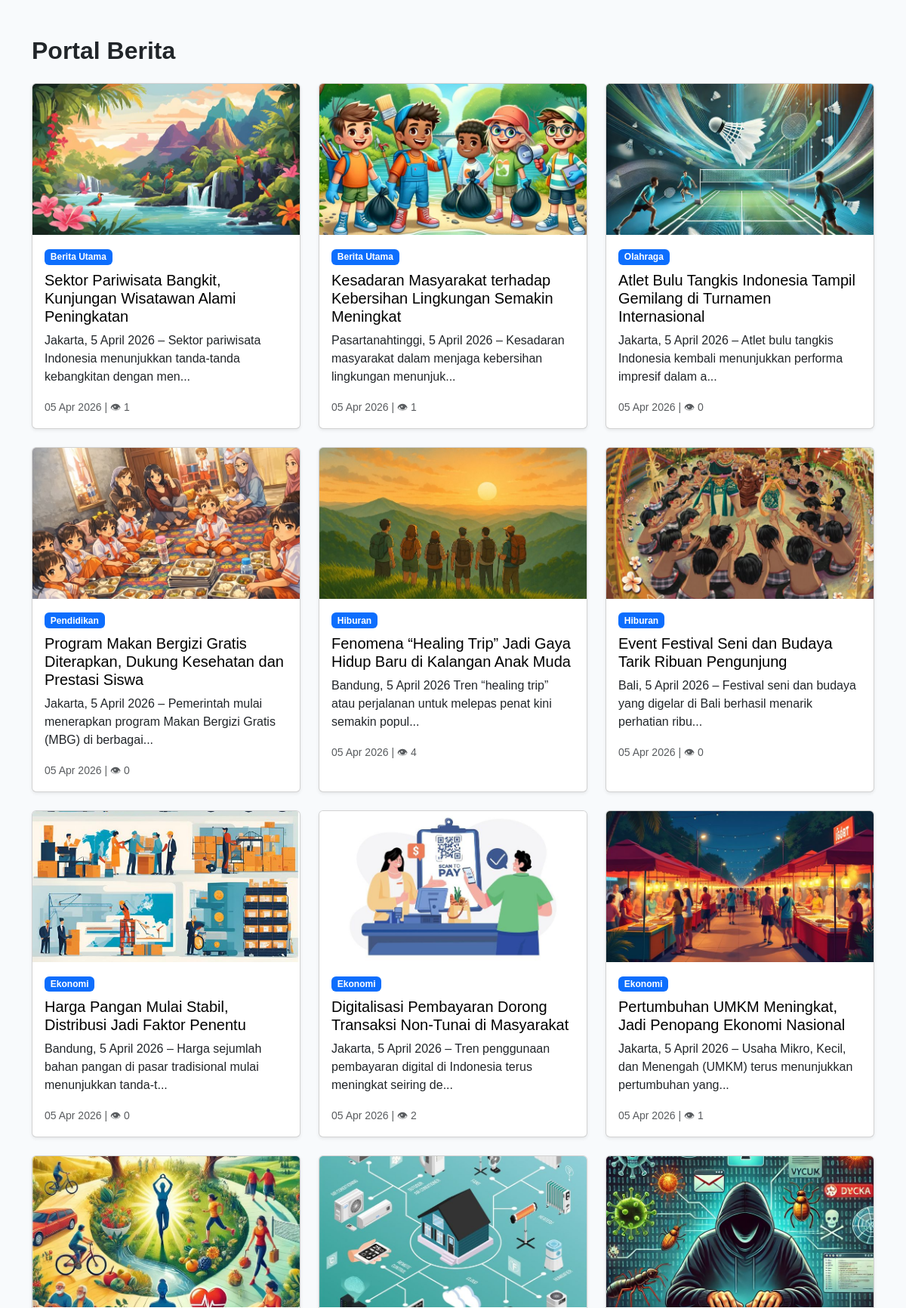
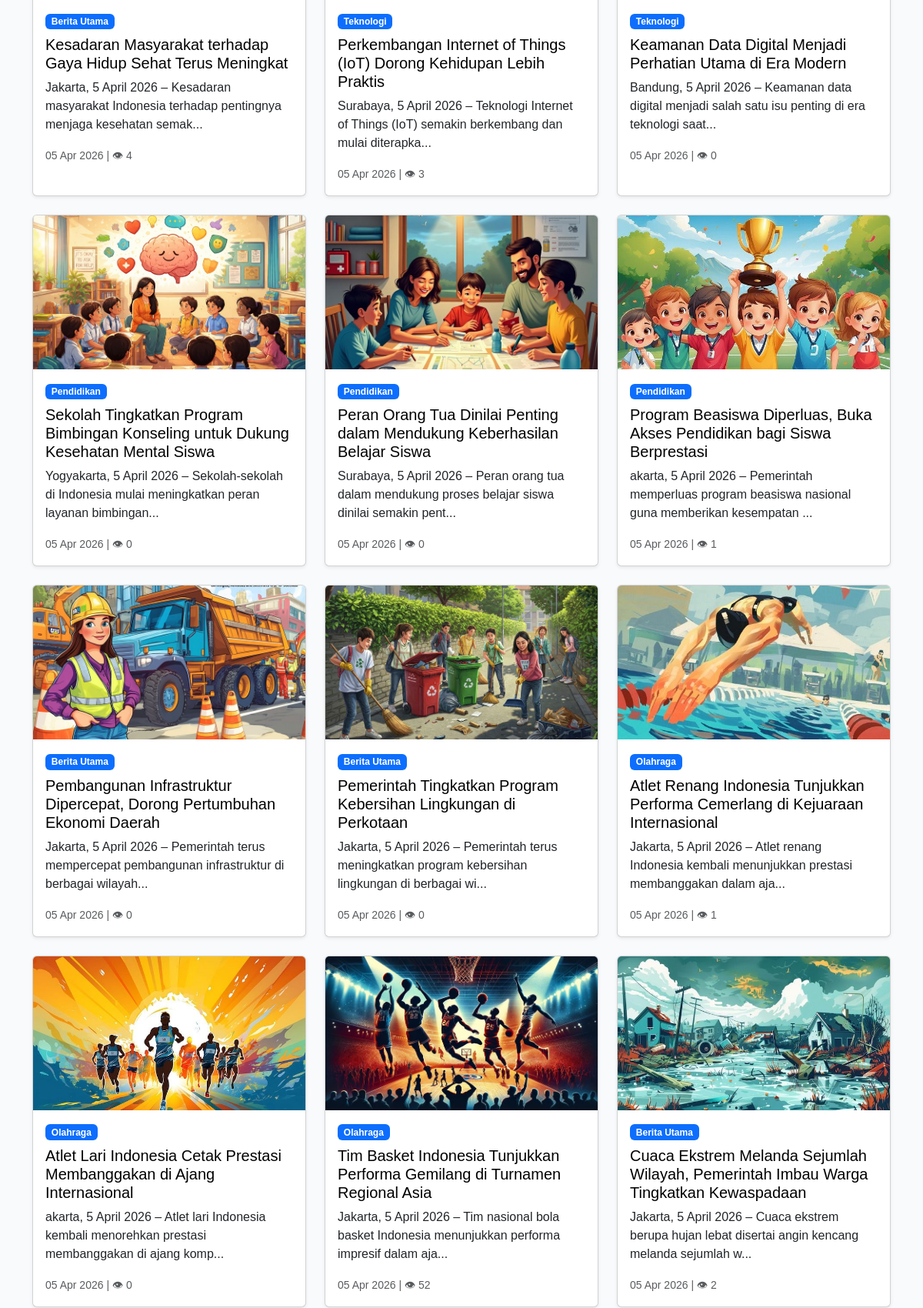
The page /admin/publikasi.php (upper part) on the database its author committed (2 pictures, top to bottom).
### tables this page shows
CREATE TABLE `artikel` (
  `id_artikel` int(11) NOT NULL,
  `judul` varchar(200) DEFAULT NULL,
  `isi` text DEFAULT NULL,
  `gambar` varchar(200) DEFAULT NULL,
  `tanggal` datetime DEFAULT NULL,
  `status` enum('publish','draft') DEFAULT 'draft',
  `id_kategori` int(11) DEFAULT NULL,
  `id_user` int(11) DEFAULT NULL,
  `views` int(11) DEFAULT 0
);

CREATE TABLE `kategori` (
  `id_kategori` int(11) NOT NULL,
  `nama_kategori` varchar(100) DEFAULT NULL
);

### admin/publikasi.php (the view, shortened to what this page needs)
<?php
include 'koneksi.php';
?>
<!DOCTYPE html>
<html lang="id">
<head>
    <link href="https://cdn.jsdelivr.net/npm/bootstrap@5.3.0/dist/css/bootstrap.min.css" rel="stylesheet">
</head>
<body style="background:#f8fafc; font-family: 'Plus Jakarta Sans', sans-serif;">
<div class="container py-5">
    <h2 class="mb-4 fw-bold">Portal Berita</h2>
    <div class="row">
    <?php
    $sql = "SELECT artikel.*, kategori.nama_kategori
            FROM artikel
            LEFT JOIN kategori ON artikel.id_kategori = kategori.id_kategori
            ORDER BY artikel.id_artikel DESC";
    $query = mysqli_query($conn, $sql);
    while($row = mysqli_fetch_assoc($query)) {
    ?>
    <div class="col-md-4 mb-4">
        <div class="card shadow-sm h-100">
            <?php if(!empty($row['gambar'])) { ?>
                <img src="gambar/<?php echo $row['gambar']; ?>" class="card-img-top" style="height:200px; object-fit:cover;">
            <?php } else { ?>
                <img src="gambar/default.jpg" class="card-img-top" style="height:200px;">
            <?php } ?>
            <div class="card-body">
                <span class="badge bg-primary mb-2">
                    <?php echo $row['nama_kategori'] ?? 'Tidak ada kategori'; ?>
                </span>
                <h5>
                    <a href="detail_berita.php?id=<?php echo $row['id_artikel']; ?>" style="text-decoration:none; color:black;">
                        <?php echo $row['judul']; ?>
                    </a>
                </h5>
                <p>
                    <?php echo substr(strip_tags($row['isi']), 0, 100); ?>...
                </p>
                <small class="text-muted">
                    <?php echo date('d M Y', strtotime($row['tanggal'])); ?> |
                    👁 <?php echo $row['views']; ?>
                </small>
            </div>
        </div>
    </div>
    <?php } ?>
    </div>
</div>
</body>
</html>

### rows shown on the page
artikel: gambar (picture), id_kategori.nama_kategori "Berita Utama", judul "Sektor Pariwisata Bangkit, Kunjungan Wisatawan Alami Peningkatan", isi "Jakarta, 5 April 2026 – Sektor pariwisata Indonesia menunjukkan tanda-tanda kebangkitan dengan men", tanggal "05 Apr 2026", views "1"
artikel: gambar (picture), id_kategori.nama_kategori "Berita Utama", judul "Kesadaran Masyarakat terhadap Kebersihan Lingkungan Semakin Meningkat", isi "Pasartanahtinggi, 5 April 2026 – Kesadaran masyarakat dalam menjaga kebersihan lingkungan menunjuk", tanggal "05 Apr 2026", views "1"
artikel: gambar (picture), id_kategori.nama_kategori "Olahraga", judul "Atlet Bulu Tangkis Indonesia Tampil Gemilang di Turnamen Internasional", isi "Jakarta, 5 April 2026 – Atlet bulu tangkis Indonesia kembali menunjukkan performa impresif dalam a", tanggal "05 Apr 2026", views "0"
artikel: gambar (picture), id_kategori.nama_kategori "Pendidikan", judul "Program Makan Bergizi Gratis Diterapkan, Dukung Kesehatan dan Prestasi Siswa", isi "Jakarta, 5 April 2026 – Pemerintah mulai menerapkan program Makan Bergizi Gratis (MBG) di berbagai", tanggal "05 Apr 2026", views "0"
artikel: gambar (picture), id_kategori.nama_kategori "Hiburan", judul "Fenomena “Healing Trip” Jadi Gaya Hidup Baru di Kalangan Anak Muda", isi "Bandung, 5 April 2026 Tren “healing trip” atau perjalanan untuk melepas penat kini semakin popul", tanggal "05 Apr 2026", views "4"
artikel: gambar (picture), id_kategori.nama_kategori "Hiburan", judul "Event Festival Seni dan Budaya Tarik Ribuan Pengunjung", isi "Bali, 5 April 2026 – Festival seni dan budaya yang digelar di Bali berhasil menarik perhatian ribu", tanggal "05 Apr 2026", views "0"
artikel: gambar (picture), id_kategori.nama_kategori "Ekonomi", judul "Harga Pangan Mulai Stabil, Distribusi Jadi Faktor Penentu", isi "Bandung, 5 April 2026 – Harga sejumlah bahan pangan di pasar tradisional mulai menunjukkan tanda-t", tanggal "05 Apr 2026", views "0"
artikel: gambar (picture), id_kategori.nama_kategori "Ekonomi", judul "Digitalisasi Pembayaran Dorong Transaksi Non-Tunai di Masyarakat", isi "Jakarta, 5 April 2026 – Tren penggunaan pembayaran digital di Indonesia terus meningkat seiring de", tanggal "05 Apr 2026", views "2"
artikel: gambar (picture), id_kategori.nama_kategori "Ekonomi", judul "Pertumbuhan UMKM Meningkat, Jadi Penopang Ekonomi Nasional", isi "Jakarta, 5 April 2026 – Usaha Mikro, Kecil, dan Menengah (UMKM) terus menunjukkan pertumbuhan yang", tanggal "05 Apr 2026", views "1"
artikel: gambar (picture), id_kategori.nama_kategori "Berita Utama", judul "Kesadaran Masyarakat terhadap Gaya Hidup Sehat Terus Meningkat", isi "Jakarta, 5 April 2026 – Kesadaran masyarakat Indonesia terhadap pentingnya menjaga kesehatan semak", tanggal "05 Apr 2026", views "4"
artikel: gambar (picture), id_kategori.nama_kategori "Teknologi", judul "Perkembangan Internet of Things (IoT) Dorong Kehidupan Lebih Praktis", isi "Surabaya, 5 April 2026 – Teknologi Internet of Things (IoT) semakin berkembang dan mulai diterapka", tanggal "05 Apr 2026", views "3"
artikel: gambar (picture), id_kategori.nama_kategori "Teknologi", judul "Keamanan Data Digital Menjadi Perhatian Utama di Era Modern", isi "Bandung, 5 April 2026 – Keamanan data digital menjadi salah satu isu penting di era teknologi saat", tanggal "05 Apr 2026", views "0"
artikel: gambar (picture), id_kategori.nama_kategori "Pendidikan", judul "Sekolah Tingkatkan Program Bimbingan Konseling untuk Dukung Kesehatan Mental Siswa", isi "Yogyakarta, 5 April 2026 – Sekolah-sekolah di Indonesia mulai meningkatkan peran layanan bimbingan", tanggal "05 Apr 2026", views "0"
artikel: gambar (picture), id_kategori.nama_kategori "Pendidikan", judul "Peran Orang Tua Dinilai Penting dalam Mendukung Keberhasilan Belajar Siswa", isi "Surabaya, 5 April 2026 – Peran orang tua dalam mendukung proses belajar siswa dinilai semakin pent", tanggal "05 Apr 2026", views "0"
artikel: gambar (picture), id_kategori.nama_kategori "Pendidikan", judul "Program Beasiswa Diperluas, Buka Akses Pendidikan bagi Siswa Berprestasi", isi "akarta, 5 April 2026 – Pemerintah memperluas program beasiswa nasional guna memberikan kesempatan", tanggal "05 Apr 2026", views "1"
artikel: gambar (picture), id_kategori.nama_kategori "Berita Utama", judul "Pembangunan Infrastruktur Dipercepat, Dorong Pertumbuhan Ekonomi Daerah", isi "Jakarta, 5 April 2026 – Pemerintah terus mempercepat pembangunan infrastruktur di berbagai wilayah", tanggal "05 Apr 2026", views "0"
artikel: gambar (picture), id_kategori.nama_kategori "Berita Utama", judul "Pemerintah Tingkatkan Program Kebersihan Lingkungan di Perkotaan", isi "Jakarta, 5 April 2026 – Pemerintah terus meningkatkan program kebersihan lingkungan di berbagai wi", tanggal "05 Apr 2026", views "0"
artikel: gambar (picture), id_kategori.nama_kategori "Olahraga", judul "Atlet Renang Indonesia Tunjukkan Performa Cemerlang di Kejuaraan Internasional", isi "Jakarta, 5 April 2026 – Atlet renang Indonesia kembali menunjukkan prestasi membanggakan dalam aja", tanggal "05 Apr 2026", views "1"
artikel: gambar (picture), id_kategori.nama_kategori "Olahraga", judul "Atlet Lari Indonesia Cetak Prestasi Membanggakan di Ajang Internasional", isi "akarta, 5 April 2026 – Atlet lari Indonesia kembali menorehkan prestasi membanggakan di ajang komp", tanggal "05 Apr 2026", views "0"
artikel: gambar (picture), id_kategori.nama_kategori "Olahraga", judul "Tim Basket Indonesia Tunjukkan Performa Gemilang di Turnamen Regional Asia", isi "Jakarta, 5 April 2026 – Tim nasional bola basket Indonesia menunjukkan performa impresif dalam aja", tanggal "05 Apr 2026", views "52"
artikel: gambar (picture), id_kategori.nama_kategori "Berita Utama", judul "Cuaca Ekstrem Melanda Sejumlah Wilayah, Pemerintah Imbau Warga Tingkatkan Kewaspadaan", isi "Jakarta, 5 April 2026 – Cuaca ekstrem berupa hujan lebat disertai angin kencang melanda sejumlah w", tanggal "05 Apr 2026", views "2"
